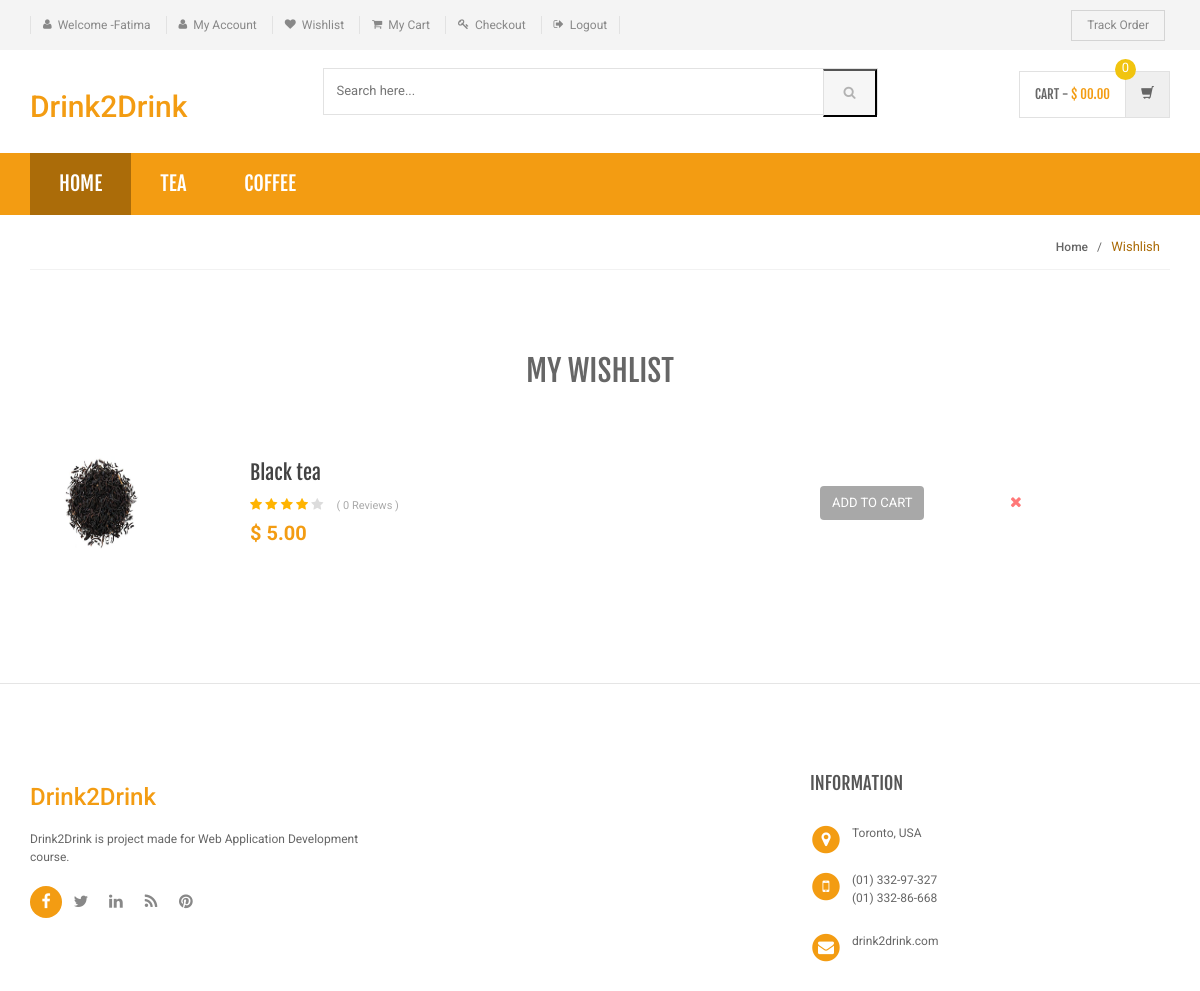
Screenshot of /shopping/my-wishlist.php (signed in) with the database file from the repository.
### tables this page shows
CREATE TABLE `category` (
  `id` int(11) NOT NULL,
  `categoryName` varchar(255) DEFAULT NULL,
  `categoryDescription` longtext,
  `creationDate` timestamp NOT NULL DEFAULT CURRENT_TIMESTAMP,
  `updationDate` varchar(255) DEFAULT NULL
);

CREATE TABLE `wishlist` (
  `id` int(11) NOT NULL,
  `userId` int(11) DEFAULT NULL,
  `productId` int(11) DEFAULT NULL,
  `postingDate` timestamp NOT NULL DEFAULT CURRENT_TIMESTAMP
);

CREATE TABLE `products` (
  `id` int(11) NOT NULL,
  `category` int(11) NOT NULL,
  `productName` varchar(255) DEFAULT NULL,
  `productCompany` varchar(255) DEFAULT NULL,
  `productPrice` int(11) DEFAULT NULL,
  `productPriceBeforeDiscount` int(11) DEFAULT NULL,
  `productDescription` longtext,
  `productImage1` varchar(255) DEFAULT NULL,
  `productImage2` varchar(255) DEFAULT NULL,
  `shippingCharge` int(11) DEFAULT NULL,
  `productAvailability` varchar(255) DEFAULT NULL,
  `postingDate` timestamp NULL DEFAULT CURRENT_TIMESTAMP,
  `updationDate` varchar(255) DEFAULT NULL
);

### shopping/my-wishlist.php (the view, shortened to what this page needs)
<?php
include('includes/config.php');
if(strlen($_SESSION['login'])==0)
    {
header('location:index.php');
}
else{
?>
<!DOCTYPE html>
<html lang="en">
	<head>
	    <link rel="stylesheet" href="assets/css/bootstrap.min.css">
	    <link rel="stylesheet" href="assets/css/main.css">
	    <link rel="stylesheet" href="assets/css/orange.css">
	    <link rel="stylesheet" href="assets/css/owl.carousel.css">
		<link rel="stylesheet" href="assets/css/owl.transitions.css">
		<link href="assets/css/lightbox.css" rel="stylesheet">
		<link rel="stylesheet" href="assets/css/animate.min.css">
		<link rel="stylesheet" href="assets/css/rateit.css">
		<link rel="stylesheet" href="assets/css/bootstrap-select.min.css">
		<link rel="stylesheet" href="assets/css/font-awesome.min.css">
	</head>
    <body class="cnt-home">
<header class="header-style-1">
<?php include('includes/top-header.php');?>
<?php include('includes/main-header.php');?>
<?php include('includes/menu-bar.php');?>
</header>
<div class="breadcrumb">
	<div class="container">
		<div class="breadcrumb-inner">
			<ul class="list-inline list-unstyled">
				<li><a href="home.html">Home</a></li>
				<li class='active'>Wishlish</li>
			</ul>
		</div>
	</div>
</div>
<div class="body-content outer-top-bd">
	<div class="container">
		<div class="my-wishlist-page inner-bottom-sm">
			<div class="row">
				<div class="col-md-12 my-wishlist">
	<div class="table-responsive">
		<table class="table">
			<thead>
				<tr>
					<th colspan="4">my wishlist</th>
				</tr>
			</thead>
			<tbody>
<?php
$ret=mysqli_query($con,"select products.productName as pname,products.productName as proid,products.productImage1 as pimage,products.productPrice as pprice,wishlist.productId as pid,wishlist.id as wid from wishlist join products on products.id=wishlist.productId where wishlist.userId='".$_SESSION['id']."'");
$num=mysqli_num_rows($ret);
	if($num>0)
	{
while ($row=mysqli_fetch_array($ret)) {
?>
				<tr>
					<td class="col-md-2"><img src="admin/productimages/<?php echo htmlentities($row['pid']);?>/<?php echo htmlentities($row['pimage']);?>" alt="<?php echo htmlentities($row['pname']);?>" width="80" height="100"></td>
					<td class="col-md-6">
						<div class="product-name"><a href="product-details.php?pid=<?php echo htmlentities($pd=$row['pid']);?>"><?php echo htmlentities($row['pname']);?></a></div>
<?php $rt=mysqli_query($con,"select * from productreviews where productId='$pd'");
$num=mysqli_num_rows($rt);
?>
						<div class="rating">
							<i class="fa fa-star rate"></i>
							<i class="fa fa-star rate"></i>
							<i class="fa fa-star rate"></i>
							<i class="fa fa-star rate"></i>
							<i class="fa fa-star non-rate"></i>
							<span class="review">( <?php echo htmlentities($num);?> Reviews )</span>
						</div>
						<div class="price">$
							<?php echo htmlentities($row['pprice']);?>.00
						</div>
					</td>
					<td class="col-md-2">
						<a href="my-wishlist.php?page=product&action=add&id=<?php echo $row['pid']; ?>" class="btn-upper btn btn-primary">Add to cart</a>
					</td>
					<td class="col-md-2 close-btn">
						<a href="my-wishlist.php?del=<?php echo htmlentities($row['wid']);?>" onClick="return confirm('Are you sure you want to delete?')" class=""><i class="fa fa-times"></i></a>
					</td>
				</tr>
				<?php } } else{ ?>
				<tr>
					<td style="font-size: 18px; font-weight:bold ">Your Wishlist is Empty</td>
				</tr>
				<?php } ?>
			</tbody>
		</table>
	</div>
</div>			</div>
		</div>
</div>
</div>
<?php include('includes/footer.php');?>
</body>
</html>
<?php } ?>

### shopping/includes/menu-bar.php (shortened to what this page needs)
<div class="header-nav animate-dropdown">
    <div class="container">
        <div class="yamm navbar navbar-default" role="navigation">
            <div class="nav-bg-class">
                <div class="navbar-collapse collapse" id="mc-horizontal-menu-collapse">
	<div class="nav-outer">
		<ul class="nav navbar-nav">
			<li class="active dropdown yamm-fw">
				<a href="index.php" data-hover="dropdown" class="dropdown-toggle">Home</a>
			</li>
              <?php $sql=mysqli_query($con,"select id,categoryName  from category limit 6");
while($row=mysqli_fetch_array($sql))
{
    ?>
			<li class="dropdown yamm">
				<a href="category.php?cid=<?php echo $row['id'];?>"> <?php echo $row['categoryName'];?></a>
			</li>
			<?php } ?>
		</ul>
		<div class="clearfix"></div>
	</div>
</div>
            </div>
        </div>
    </div>
</div>

### shopping/assets/css/orange.css (style rules this page uses)
a { color: #f39c12; }
.header-style-1 .header-nav { background: #f39c12; }
.cnt-home .header-style-1 .header-nav .navbar .navbar-nav > li.active { background: #ab6c09; }
.breadcrumb ul li.active { color: #ab6c09; }
.body-content .my-wishlist-page .my-wishlist table tbody .price { color: #f39c12; }

### shopping/assets/css/lightbox.css (style rules this page uses)
body:after { content: url(../images/close.png) url(../images/loading.gif) url(../images/prev.png) url(../images/next.png); display: none; }

### shopping/assets/css/rateit.css (style rules this page uses)
.rateit { display: -moz-inline-box; display: inline-block; position: relative; -webkit-user-select: none; -khtml-user-select: none; -moz-user-select: none; -o-user-select: none; -ms-user-select: none; user-select: none; -webkit-touch-callout: none; }

### rows the page displays
category: categoryName "TEA"
category: categoryName "COFFEE"
wishlist: productId.productImage1 (picture), productId.productName "Black tea", num "0", productId.productPrice "5"

### other values shown
$_SESSION['username'] "Fatima"
